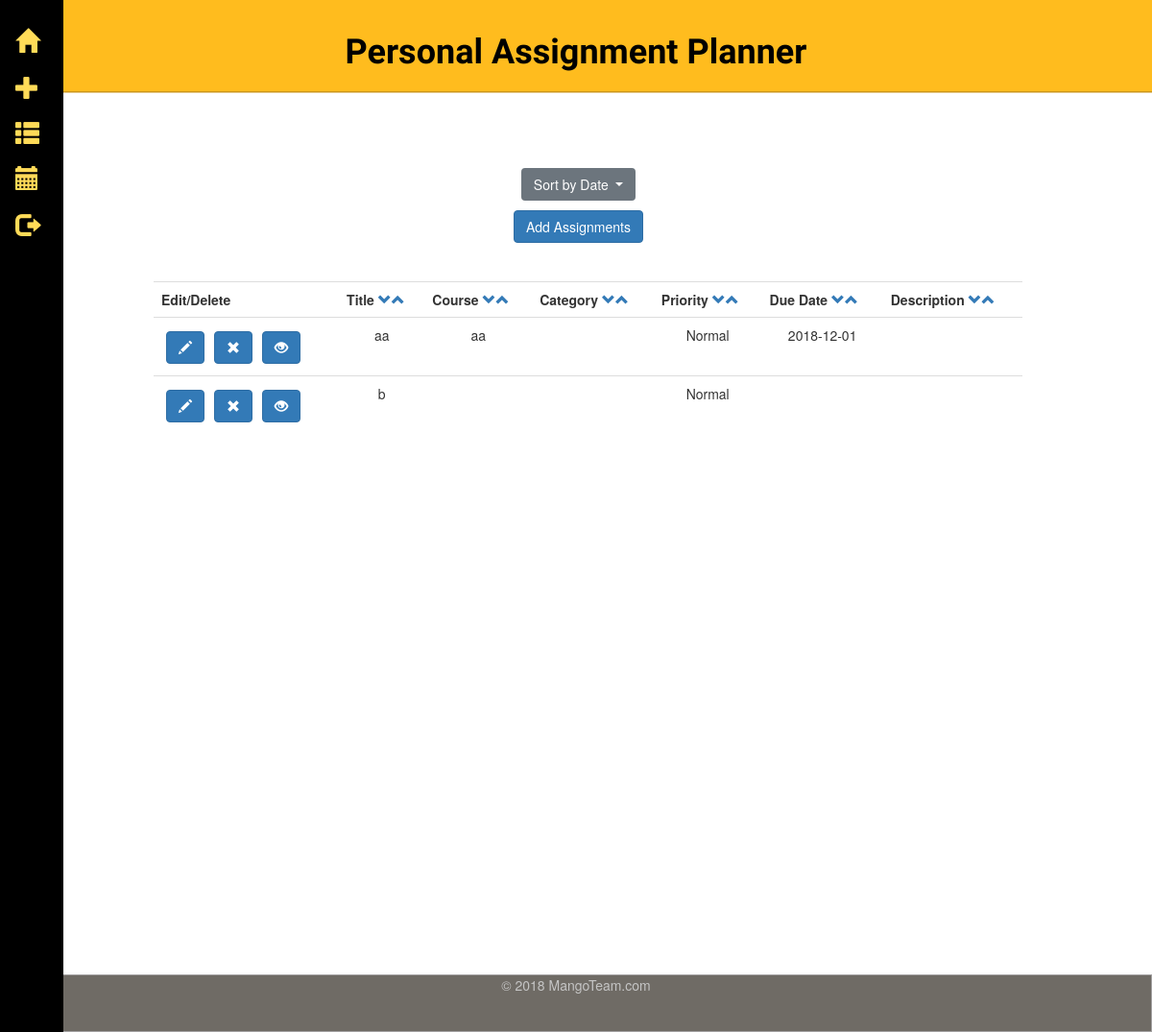
/assignments (signed in), run on an earlier commit of the app's database.
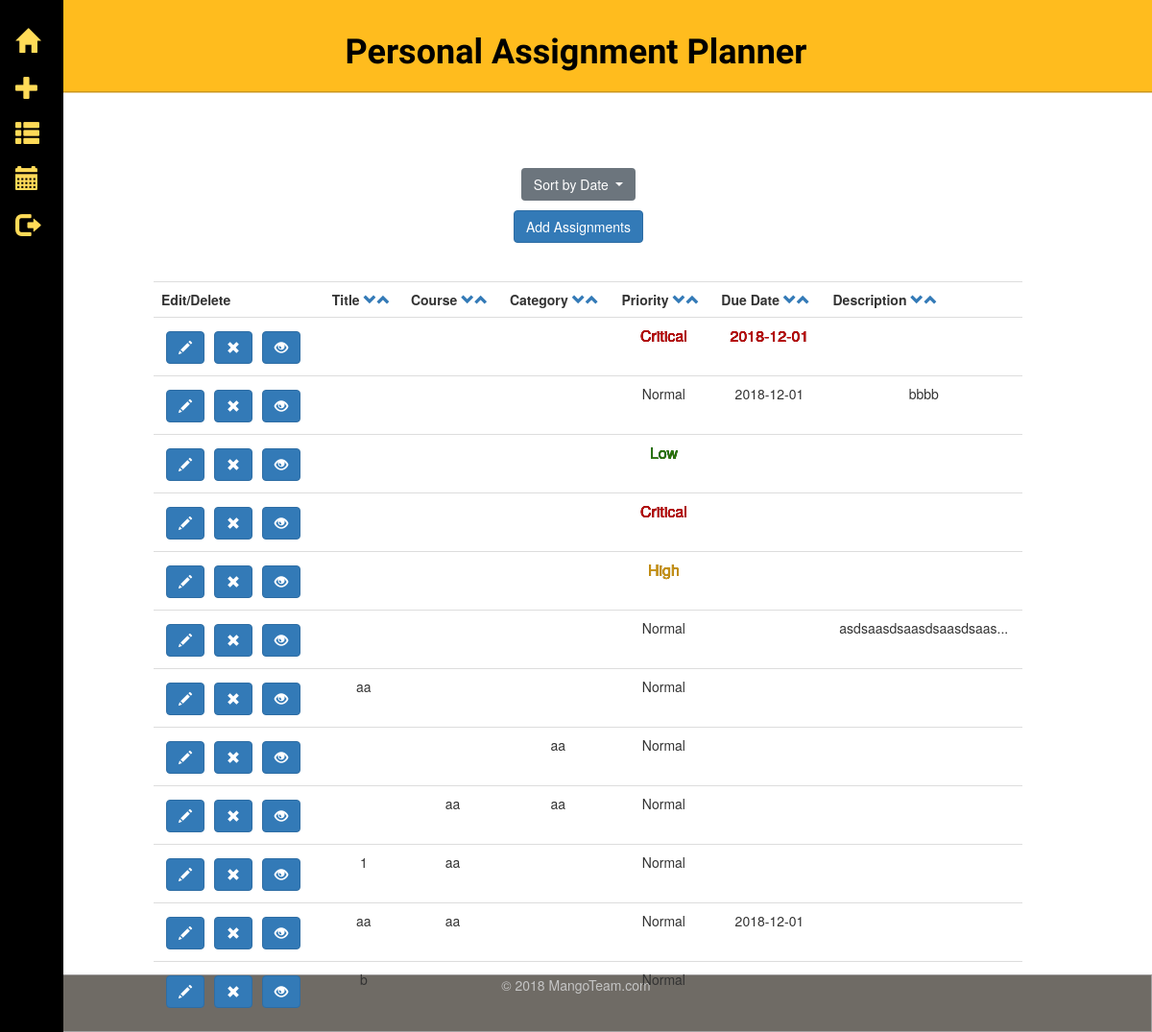
And on a later commit of the database.
### tables this page shows
CREATE TABLE assignments (
  id integer primary key autoincrement,
  username text not null,
  title text not null,
  course text not null,
  category text not null,
  priority text not null,
  duedate text not null,
  description text not null
);

### app.py (the view)
@app.route('/assignments')
def show_assignment():
    if 'logged_in' in session:
        db = get_db()
        if "duedate" in request.args:
            cur = db.execute('select * from assignments where username = ? and duedate = ? order by id desc',
                             [session['logged_in'], request.args["duedate"]])
            assignments = cur.fetchall()
        elif "arrange" in request.args:
            cur = db.execute('select * from assignments where username = ? order by {} ASC'.format(request.args["arrange"]),
                            [session['logged_in']])
            assignments = cur.fetchall()
        elif "sort" in request.args:
            cur = db.execute('select * from assignments where username = ? order by {} DESC'.format(request.args["sort"]),
                            [session['logged_in']])
            assignments = cur.fetchall()
        else:
            cur = db.execute('select * from assignments where username = ? order by id desc', [session['logged_in']])
            assignments = cur.fetchall()
        cur = db.execute('select distinct duedate from assignments order by duedate asc')
        duedates = cur.fetchall()
        return render_template('show_assignments.html', assignments=assignments, duedates=duedates)
    return redirect(url_for('redirect_login'))

### app.py (called while the page is built)
def connect_db():
    rv = sqlite3.connect(app.config['DATABASE'])
    rv.row_factory = sqlite3.Row
    return rv

def get_db():
    if not hasattr(g, 'sqlite_db'):
        g.sqlite_db = connect_db()
    return g.sqlite_db

### templates/show_assignments.html (shortened to what this page needs)
{% extends "layout_template.html" %}
{% block body %}
    <ul class="duedates">
        <div class="dropdown extrapadding">
            <button class="btn btn-secondary dropdown-toggle" type="button" id="dropdownMenuButton" data-toggle="dropdown" aria-haspopup="true" aria-expanded="false">
                Sort by Date
            </button>
        </div>
    </ul>
    <div class="extrapadding2"><a href="./add"><button type="button" class="btn btn-primary">Add Assignments</button></a></div>
    <br><br>
    <table class="table">
        {% if assignments %}
        <tr>
            <th>Edit/Delete </th>
            <th>Title <a href="/assignments?sort=title"><span class="glyphicon glyphicon-chevron-down arrow"></span></a><a href="/assignments?arrange=title"><span class="glyphicon glyphicon-chevron-up arrow"></span></a></th>
            <th>Course <a href="/assignments?sort=course"><span class="glyphicon glyphicon-chevron-down arrow"></span></a><a href="/assignments?arrange=course"><span class="glyphicon glyphicon-chevron-up arrow"></span></a></th>
            <th>Category <a href="/assignments?sort=category"><span class="glyphicon glyphicon-chevron-down arrow"></span></a><a href="/assignments?arrange=category"><span class="glyphicon glyphicon-chevron-up arrow"></span></a></th>
            <th>Priority <a href="/assignments?sort=priority"><span class="glyphicon glyphicon-chevron-down arrow"></span></a><a href="/assignments?arrange=priority"><span class="glyphicon glyphicon-chevron-up arrow"></span></a></th>
            <th>Due Date <a href="/assignments?sort=duedate"><span class="glyphicon glyphicon-chevron-down arrow"></span></a><a href="/assignments?arrange=duedate"><span class="glyphicon glyphicon-chevron-up arrow"></span></a></th>
            <th>Description <a href="/assignments?sort=description"><span class="glyphicon glyphicon-chevron-down arrow"></span></a><a href="/assignments?arrange=description"><span class="glyphicon glyphicon-chevron-up arrow"></span></a></th>
        </tr>
        {% for assignment in assignments %}
            {% if assignment.priority == "Critical" %}
                <tr class="critical">
                    {% elif assignment.priority == "High": %}
                <tr class="high">
                    {% elif assignment.priority == "Normal": %}
                <tr class="normal">
                    {% elif assignment.priority == "Low": %}
                <tr class="low">
                    {% else %}
                <tr>
            {% endif %}
        <td>
            <form action="{{ url_for('edit_entry') }}" method="get" class="inline">
                <button type="submit" class="btn btn-primary glyphicon glyphicon-pencil"></button>
            </form>
            <form action="{{ url_for('del_assignment') }}" method="post" class="inline">
                <button type="submit" class="btn btn-primary glyphicon glyphicon-remove"></button>
            </form>
            <form action="{{ url_for('full_view') }}" method="get" class="inline">
                <button type="submit" class="btn btn-primary glyphicon glyphicon-eye-open"></button>
            </form>
        </td>
        <td>{{ assignment.title }}</td>
        <td>{{ assignment.course }}</td>
        <td>{{ assignment.category }}</td>
        <td>{{ assignment.priority }}</td>
        <td>{{ assignment.duedate }}</td>
        <td>{{ assignment.description | truncate(25) | safe }}</td>
        </tr>
        {% else %}
            <em>No assignment entries here so far.</em>
            <br><br>
        {% endfor %}
            </table>
        {% else %}
            <em>You don't have any assignments currently.</em>
            <br><br>
        {% endif %}
    </div>
    <br><br>
{% endblock %}

### templates/layout_template.html (shortened to what this page needs)
<!doctype html>
<html lang="en">
<head>
    <link rel="stylesheet" href="https://use.fontawesome.com/releases/v5.5.0/css/all.css">
    <link rel="stylesheet" href="https://stackpath.bootstrapcdn.com/bootstrap/4.1.3/css/bootstrap.min.css">
    <link rel="stylesheet" href="https://maxcdn.bootstrapcdn.com/bootstrap/3.3.7/css/bootstrap.min.css">
      <link rel="stylesheet" href="https://stackpath.bootstrapcdn.com/bootstrap/4.1.3/css/bootstrap.min.css">
      <link rel="stylesheet" href="http://maxcdn.bootstrapcdn.com/bootstrap/3.3.4/css/bootstrap.min.css">
      <link rel="stylesheet" type="text/css" href="{{ url_for('static', filename='homepage.css') }}">
      <link rel="stylesheet" type="text/css" href="{{ url_for('static', filename='style.css') }}">
</head>
<body>
        <div class="sidenav">
            <a href="./homepage" title="Home">
                <span class="glyphicon glyphicon-home"></span>
            </a>
            <a href="./add" title=" Add Assignment">
                <span class="glyphicon glyphicon-plus"></span>
            </a>
            <a href="./assignments" title="View Schedule">
                <span class="glyphicon glyphicon-th-list"></span>
            </a>
            <a href="./calendar" title="View Calendar">
                <span class="glyphicon glyphicon-calendar"></span>
            </a>
            {% if not session.get('logged_in') %}
            <a href="./login" title="Log In">
                <span class="glyphicon glyphicon-log-in"></span>
            </a>
            <a href="./signup" title="Create Account">
                <i class="fas fa-user-plus"></i>
            </a>
            {% else %}
            <a href="{{ url_for('logout') }}" title="Log Out">
                <span class="glyphicon glyphicon-log-out"></span>
            </a>
            {% endif %}
        </div>
        <h1 class="mainHead">Personal Assignment Planner</h1>
        <br><br>
        <br><br>
        <div class="container text-center">
          {% block body %}{% endblock %}
      <footer class="mastfoot mt-auto">
        <div class="inner">
            <p>&copy; 2018 MangoTeam.com<p>
        </div>
      </footer>
</body>
</html>

### static/homepage.css (style rules this page uses)
a, a:focus, a:hover { padding: .25rem 0 }
html, body { height: 100%; background-color: #fff; }
.sidenav { height: 100%; width: 66px; position: fixed; z-index: 1; top: 0; left: 0; background-color:black; border-bottom-color: rgba(255, 255, 255, .25); overflow-x: hidden; padding-top: 20px; }
.sidenav a { padding: 6px 8px 6px 16px; text-decoration: none; font-size: 25px; color: #ffdb58; display: block; }
.container { position: relative; width: 80%; padding-left: 40px; height: 100%; }
.mainHead { margin: 0; min-width: 180px; padding: 35px 20px 20px 20px; font-weight: 700; font-family: 'Charmonman', cursive; text-decoration: none; text-align: center; box-shadow: 0 1.5px 0 #CC9618; transition: opacity .3s ease-in-out; color: black; background-color: #FFBC1E; border: 0 none; }

### static/style.css (style rules this page uses)
.inline { float: left; padding: 5px; }
.extrapadding { padding-right: 60px; }
.extrapadding2 { padding-right: 20px; }
.mastfoot { clear: both; border: 1px groove #A3A1A1; background: #6F6B65; color: #C5C5C5; padding: 0; text-align: center; vertical-align: middle; line-height: normal; margin: 0; bottom: 0px; width: 100%; height: 60px; }

What changed in the data, as far as the page shows it:
added assignments: priority "Critical", duedate "2018-12-01"
added assignments: priority "Normal", duedate "2018-12-01", description "bbbb"
added assignments: priority "Low"
added assignments: priority "Critical"
added assignments: priority "High"
added assignments: priority "Normal", description "asdsaasdsaasdsaasdsaas..."
added assignments: title "aa", priority "Normal"
added assignments: category "aa", priority "Normal"
added assignments: course "aa", category "aa", priority "Normal"
added assignments: title "1", course "aa", priority "Normal"
